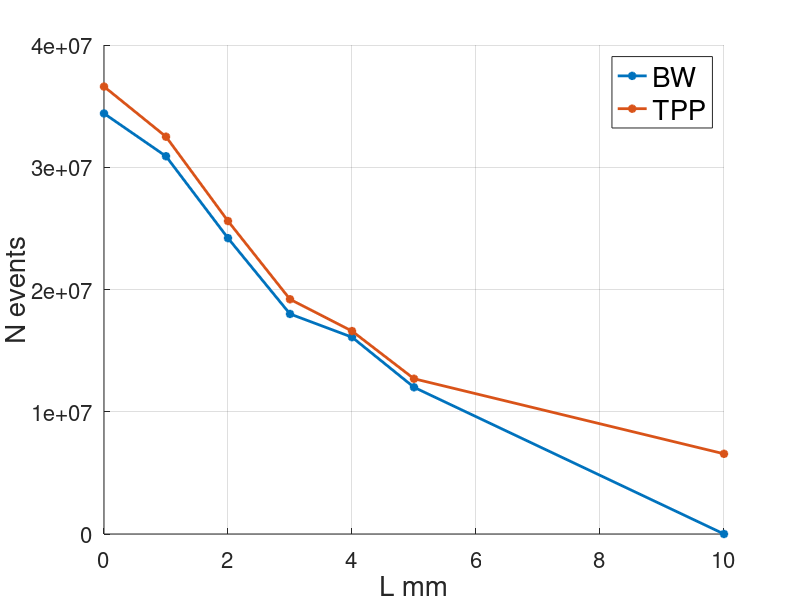

Recreate this plot in MATLAB.
clear all; close all; clc;

x_1=[0 1 2 3 4 5 10];
y_11=[3.44e7 3.09e7 2.42e7 1.80e7 1.61e7 1.20e7 0];
y_51=[3.66e7 3.25e7 2.56e7 1.92e7 1.66e7 1.27e7 6.56e6];

% L_TPP=[0 1e-3 2e-3 4e-3 5e-3 6e-3 8e-3 1e-2];
% N_TPP=[5.55e-5 4.68e-5 3.87e-5 2.7e-5 2.34e-5 1.99e-5 1.48e-5 1.12e-5];



figure(1)
set(gca,'FontSize',16)
hold on
plot(x_1,y_11,'-*','LineWidth',2)
plot(x_1,y_51,'-*','LineWidth',2)

hold off
grid on
legend('BW','TPP','FontSize',20)
xlabel('L mm','FontSize',20)
ylabel('N events','FontSize',20)
fname = ['num_vs_L.png'];
print('-r300','-dpng', fname);
